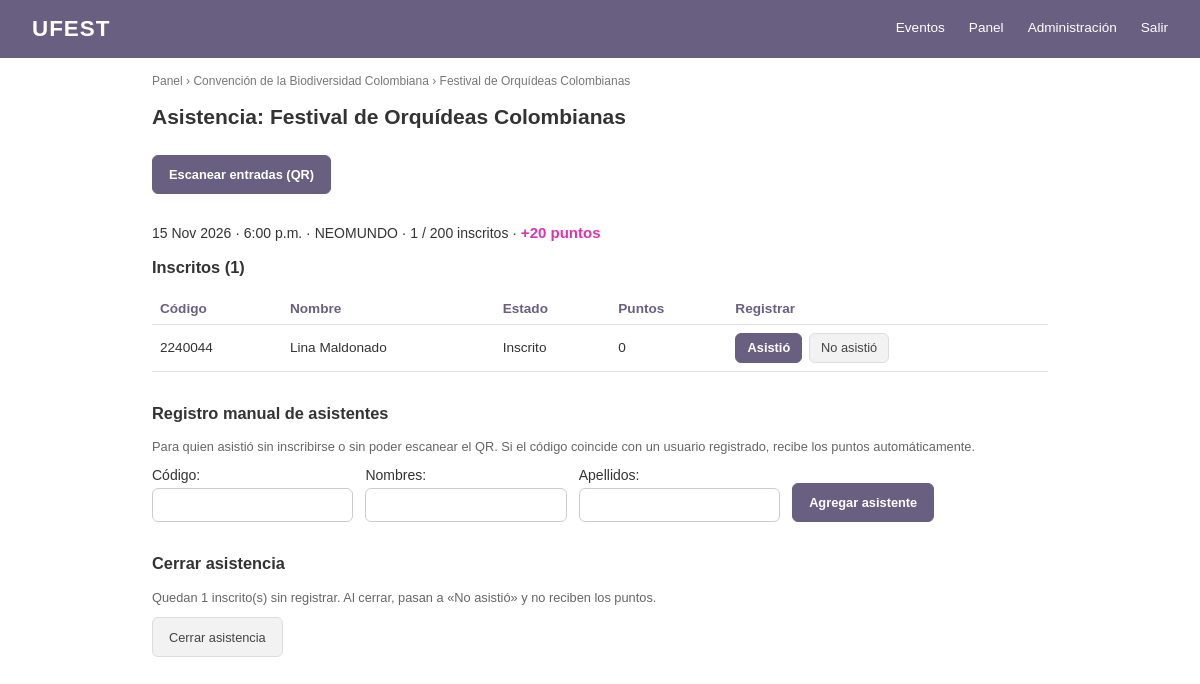
Before: /panel/actividades/4/asistencia/ (signed in) with the older database file.
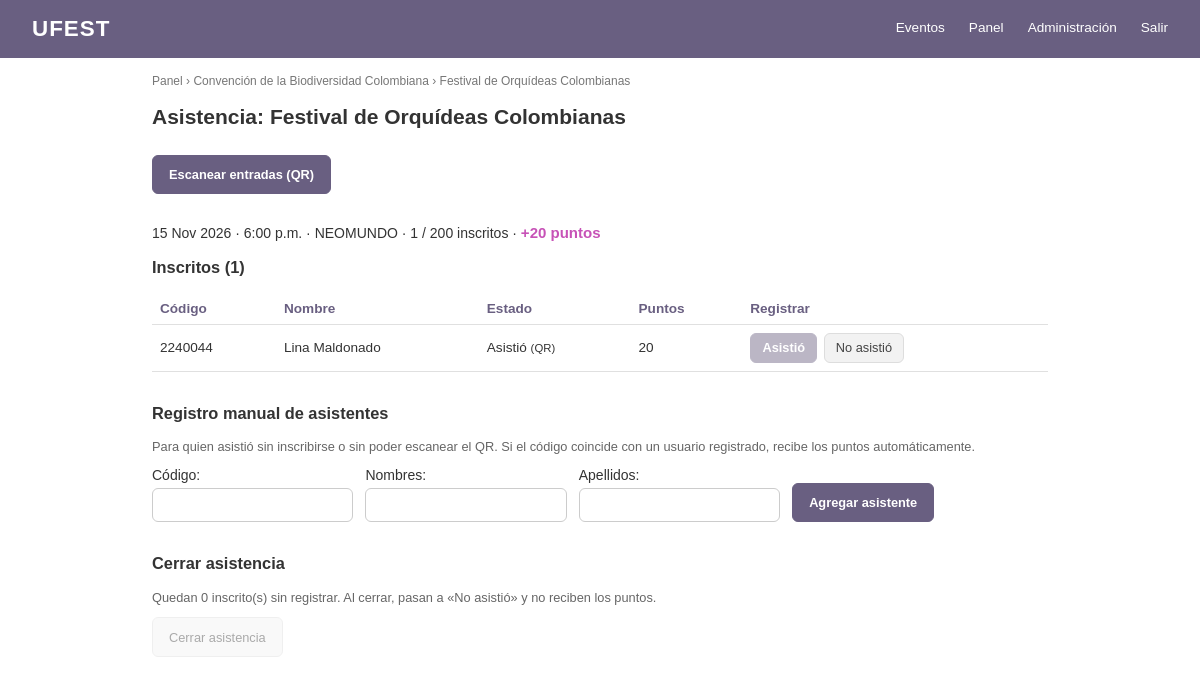
After: the same page with the newer database file.
### Evento/models.py (models this page shows, shortened)
class Actividad(models.Model):
    class Estado(models.TextChoices):
        BORRADOR = "borrador", "Borrador"
        PUBLICADO = "publicado", "Publicado"
        EN_CURSO = "en_curso", "En curso"
        FINALIZADO = "finalizado", "Finalizado"
        CANCELADO = "cancelado", "Cancelado"
    evento = models.ForeignKey(Evento, on_delete=models.CASCADE, related_name="actividades")
    nombre = models.CharField(max_length=250)
    descripcion = models.TextField()
    lugar = models.CharField(max_length=120)
    cupo = models.PositiveIntegerField()
    categoria = models.ForeignKey(
        Categoria, on_delete=models.SET_NULL, null=True, blank=True, related_name="actividades"
    )
    fecha_inicio = models.DateTimeField()
    fecha_fin = models.DateTimeField()
    imagen = models.ImageField(upload_to="actividades/", blank=True)
    estado = models.CharField(max_length=20, choices=Estado.choices, default=Estado.BORRADOR)
    puntos = models.PositiveIntegerField(help_text="Puntos que gana quien asiste")
    token_qr = models.UUIDField(default=uuid.uuid4, unique=True, editable=False)
    creado_por = models.ForeignKey(
        settings.AUTH_USER_MODEL, on_delete=models.PROTECT, related_name="actividades_creadas"
    )
    coordinadores = models.ManyToManyField(
        settings.AUTH_USER_MODEL, blank=True, related_name="actividades_asignadas"
    )
    class Meta:
        verbose_name_plural = "actividades"
        ordering = ["fecha_inicio"]
        constraints = [
            models.UniqueConstraint(fields=["evento", "nombre"], name="actividad_unica_por_evento")
        ]
    @property
    def inscritos(self):
        return self.participaciones.exclude(estado=Participacion.Estado.CANCELADO).count()

class Participacion(models.Model):
    class Estado(models.TextChoices):
        INSCRITO = "inscrito", "Inscrito"
        ASISTIO = "asistio", "Asistió"
        NO_ASISTIO = "no_asistio", "No asistió"
        CANCELADO = "cancelado", "Cancelado"
    class Metodo(models.TextChoices):
        QR = "qr", "QR"
        MANUAL = "manual", "Manual"
    usuario = models.ForeignKey(
        settings.AUTH_USER_MODEL, on_delete=models.CASCADE, related_name="participaciones"
    )
    actividad = models.ForeignKey(
        Actividad, on_delete=models.CASCADE, related_name="participaciones"
    )
    estado = models.CharField(max_length=20, choices=Estado.choices, default=Estado.INSCRITO)
    puntos_otorgados = models.PositiveIntegerField(default=0)
    fecha_inscripcion = models.DateTimeField(auto_now_add=True)
    token = models.UUIDField(default=uuid.uuid4, unique=True, editable=False)
    fecha_asistencia = models.DateTimeField(null=True, blank=True)
    metodo_registro = models.CharField(max_length=10, choices=Metodo.choices, blank=True)
    class Meta:
        verbose_name_plural = "participaciones"
        unique_together = ("usuario", "actividad")

class Evento(models.Model):
    color_primario = models.CharField(
        max_length=7, default="#1F3864", validators=[color_hex],
        help_text="Color de la barra, títulos y botones",
    )
    color_acento = models.CharField(
        max_length=7, default="#2e7d32", validators=[color_hex],
        help_text="Color de los puntos y destacados",
    )
    class Estado(models.TextChoices):
        BORRADOR = "borrador", "Borrador"
        PUBLICADO = "publicado", "Publicado"
        EN_CURSO = "en_curso", "En curso"
        FINALIZADO = "finalizado", "Finalizado"
        CANCELADO = "cancelado", "Cancelado"
    nombre = models.CharField(max_length=50, unique=True)
    descripcion = models.CharField(max_length=250)
    fecha_inicio = models.DateField()
    fecha_fin = models.DateField()
    sede = models.CharField(max_length=120)
    imagen = models.ImageField(upload_to="eventos/", blank=True)
    estado = models.CharField(max_length=20, choices=Estado.choices, default=Estado.BORRADOR)
    creado_por = models.ForeignKey(
        settings.AUTH_USER_MODEL, on_delete=models.PROTECT, related_name="eventos_creados"
    )
    coordinadores = models.ManyToManyField(
        settings.AUTH_USER_MODEL, blank=True, related_name="eventos_asignados"
    )

### Cuenta/models.py (models this page shows, shortened)
class Usuario(AbstractUser):
    class Rol(models.TextChoices):
        PARTICIPANTE = "participante", "Participante"
        COORDINADOR = "coordinador", "Coordinador de actividades"
        ADMIN = "admin", "Administrador general"
    codigo = models.CharField(max_length=20, unique=True)
    rol = models.CharField(max_length=20, choices=Rol.choices, default=Rol.PARTICIPANTE)
    telefono = models.CharField(max_length=20, blank=True)
    verificado = models.BooleanField(
        default=False,
        help_text="Márcalo cuando hayas comprobado que el código y el nombre son reales. "
                  "Un participante sin verificar no puede inscribirse.",
    )
    REQUIRED_FIELDS = ["email", "codigo"]
    @property
    def es_participante(self):
        return self.rol == self.Rol.PARTICIPANTE

### Evento/views.py (the view)
# urls.py: path("panel/actividades/<int:pk>/asistencia/", views.asistencia, name="asistencia"),
@login_required
def asistencia(request, pk):
    actividad = _actividad_del_panel(request, pk)
    participaciones = (
        actividad.participaciones
        .exclude(estado=Participacion.Estado.CANCELADO)
        .select_related("usuario")
        .order_by("usuario__last_name", "usuario__first_name")
    )
    return render(request, "panel/asistencia.html", {
        "actividad": actividad,
        "participaciones": participaciones,
        "pendientes": participaciones.filter(estado=Participacion.Estado.INSCRITO).count(),
        "asistentes": actividad.asistentes.order_by("-fecha_registro"),
        "form": AsistenteForm(),
    })

### Evento/forms.py
class AsistenteForm(forms.ModelForm):
    class Meta:
        model = AsistenteActividad
        fields = ("codigo", "nombres", "apellidos")
        labels = {"codigo": "Código"}

### Cuenta/permisos.py (called while the page is built)
def es_admin_general(usuario):
    if ( (usuario.rol)=="admin"):
        return True
    else:
        return False

def es_coordinador(usuario):
    if ( (usuario.rol)=="coordinador" or (usuario.rol)=="admin"):
        return True
    else:
        return False

def actividades_de(usuario):
    if es_admin_general(usuario):
        return Actividad.objects.all()
    elif es_coordinador(usuario):
        return Actividad.objects.filter(evento__coordinadores=usuario).all()
    else:
        return Actividad.objects.none()

### Evento/contexto.py (called while the page is built)
def sitio(request):
    try:
        return {"sitio": ConfiguracionSitio.obtener()}
    except (OperationalError, ProgrammingError):  # antes de migrar
        return {"sitio": ConfiguracionSitio()}

### Evento/models.py (called while the page is built)
    @classmethod
    def obtener(cls):
        return cls.objects.get_or_create(pk=1)[0]

### Evento/views.py (called while the page is built)
def _actividad_del_panel(request, pk):
    if not es_coordinador(request.user):
        raise PermissionDenied
    return get_object_or_404(actividades_de(request.user).select_related("evento"), pk=pk)

### templates/panel/asistencia.html (shortened to what this page needs)
{% extends "base.html" %}
{% block contenido %}
<p class="migas">
  <a href="{% url 'evento:panel' %}">Panel</a> &rsaquo;
  {{ actividad.evento.nombre }} &rsaquo;
  {{ actividad.nombre }}
</p>
<h2>Asistencia: {{ actividad.nombre }}</h2>
{% if actividad.estado != "cancelado" %}
  <a class="btn btn-primario boton-nuevo" href="{% url 'evento:escanear' actividad.pk %}">Escanear entradas (QR)</a><p>
  {{ actividad.fecha_inicio|date:"j M Y · g:i a" }} · {{ actividad.lugar }} ·
  {{ actividad.inscritos }} / {{ actividad.cupo }} inscritos ·
  <span class="puntos">+{{ actividad.puntos }} puntos</span>
</p>
{% endif %}
<section>
  <h3>Inscritos ({{ participaciones|length }})</h3>
  <table class="tabla">
    <thead>
      <tr><th>Código</th><th>Nombre</th><th>Estado</th><th>Puntos</th><th>Registrar</th></tr>
    </thead>
    <tbody>
      {% for p in participaciones %}
        <tr>
          <td>{{ p.usuario.codigo }}</td>
          <td>{{ p.usuario.get_full_name|default:p.usuario.username }}</td>
          <td>
            {{ p.get_estado_display }}
            {% if p.metodo_registro %}<small>({{ p.get_metodo_registro_display }})</small>{% endif %}
          </td>
          <td>{{ p.puntos_otorgados }}</td>
          <td>
            <form method="post" action="{% url 'evento:marcar' actividad.pk p.pk %}" class="botones-asistencia">
              <button class="btn btn-primario" name="asistio" value="1"
                      {% if p.estado == "asistio" %}disabled{% endif %}>Asistió</button>
              <button class="btn btn-secundario" name="asistio" value="0"
                      {% if p.estado == "no_asistio" %}disabled{% endif %}>No asistió</button>
            </form>
          </td>
        </tr>
      {% empty %}
        <tr><td colspan="5">Nadie se ha inscrito todavía.</td></tr>
      {% endfor %}
    </tbody>
  </table>
</section>
<section>
  <h3>Registro manual de asistentes</h3>
  <p class="ayuda">
    Para quien asistió sin inscribirse o sin poder escanear el QR. Si el código coincide con
    un usuario registrado, recibe los puntos automáticamente.
  </p>
  <form method="post" action="{% url 'evento:agregar_asistente' actividad.pk %}" class="formulario formulario-linea">
    {{ form.as_p }}
    <button class="btn btn-primario">Agregar asistente</button>
  </form>
</section>
<section>
  <h3>Cerrar asistencia</h3>
  <p class="ayuda">
    Quedan {{ pendientes }} inscrito(s) sin registrar. Al cerrar, pasan a
    «No asistió» y no reciben los puntos.
  </p>
  <form method="post" action="{% url 'evento:cerrar_asistencia' actividad.pk %}">
    <button class="btn btn-secundario" {% if not pendientes %}disabled{% endif %}>Cerrar asistencia</button>
  </form>
</section>
{% endblock %}

Changed rows visible on the page:
changed Participacion "Lina Maldonado": estado "Inscrito" → "Asistió"; metodo_registro (not shown) → "QR"; puntos_otorgados "0" → "20"
Other visible differences:
{{ pendientes }}: "1" → "0"
